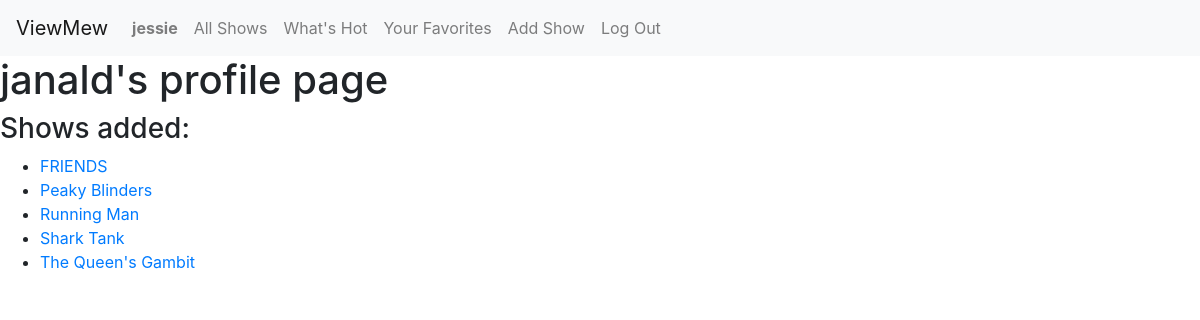
The app's page /profile/janald (signed in) with its own data.
### capstone/models.py (models this page shows, shortened)
class User(AbstractUser):
    favorites = models.ManyToManyField("Show", blank=True, related_name="favorited_by")

class Show(models.Model):
    creator = models.ForeignKey(User, on_delete=models.CASCADE)  # The user who created the show
    title = models.TextField()  # The title of the show
    genre = models.TextField() # The genre the show belongs to
    description = models.TextField() # The description of the show
    rating = models.ManyToManyField(User, through='Rating', related_name='rated_shows')
    favorites = models.ManyToManyField(User, related_name='liked_shows', blank=True)  # Users who favorited the show
    image_url = models.TextField()
    average_rating = models.DecimalField(max_digits=3, decimal_places=2, default=0.00)

### capstone/views.py (the view)
# urls.py: path("profile/<str:username>", views.profile, name="profile"),
def profile(request, username):
    try:
        user_profile = User.objects.get(username=username)
    except User.DoesNotExist:
        return HttpResponse("User not found", status=404)
    user_shows = Show.objects.filter(creator=user_profile).order_by('title')
    return render(request, "capstone/profile.html", {
        "user_profile": user_profile,
        "user_shows": user_shows,
    })

### capstone/templates/capstone/profile.html
{% extends "capstone/layout.html" %}
{% load static %}
{% block body %}
    <h1 id="user-header">{{ user_profile.username }}'s profile page</h1>
    <h3 id="user-header">Shows added:</h1>
    <ul>
    {% for show in user_shows %}
    <li><a href="{% url 'show_view' show.id %}">{{ show.title }}</a></li>
    {% empty %}
    <p>{{ user_profile.username }} has not added any shows.</p>
    {% endfor %}
    </ul>
{% endblock %}

### capstone/templates/capstone/layout.html (shortened to what this page needs)
{% load static %}
<!DOCTYPE html>
<html lang="en">
    <head>
        <link rel="stylesheet" href="https://stackpath.bootstrapcdn.com/bootstrap/4.4.1/css/bootstrap.min.css">
        <link href="{% static 'capstone/styles.css' %}" rel="stylesheet">
    </head>
    <body>
        <nav class="navbar navbar-expand-lg navbar-light bg-light">
            <a class="navbar-brand" href="#">ViewMew</a>
            <div>
              <ul class="navbar-nav mr-auto">
                {% if user.is_authenticated %}
                    <li class="nav-item">
                        <a class="nav-link" href="{% url 'profile' user.username %}"><strong>{{ user.username }}</strong></a>
                    </li>
                {% endif %}
                <li class="nav-item">
                  <a class="nav-link" href="{% url 'index' %}">All Shows</a>
                </li>
                <li class="nav-item">
                    <a class="nav-link" href="{% url 'recommendations' %}">What's Hot</a>
                </li>
                {% if user.is_authenticated %}
                    <li class="nav-item">
                        <a class="nav-link" href="{% url 'favorites' %}">Your Favorites</a>
                    </li>
                    <li class="nav-item">
                        <a class="nav-link" id="add-show" href="{% url 'new_show' %}">Add Show</a>
                    </li>
                    <li class="nav-item">
                        <a class="nav-link" href="{% url 'logout' %}">Log Out</a>
                    </li>
                {% endif %}
              </ul>
            </div>
        </nav>
        <div class="body">
            {% block body %}
            {% endblock %}
        </div>
    </body>
</html>

### records on screen
User: username "jessie"
User: username "janald"
Show: title "FRIENDS"
Show: title "Peaky Blinders"
Show: title "Running Man"
Show: title "Shark Tank"
Show: title "The Queen's Gambit"
